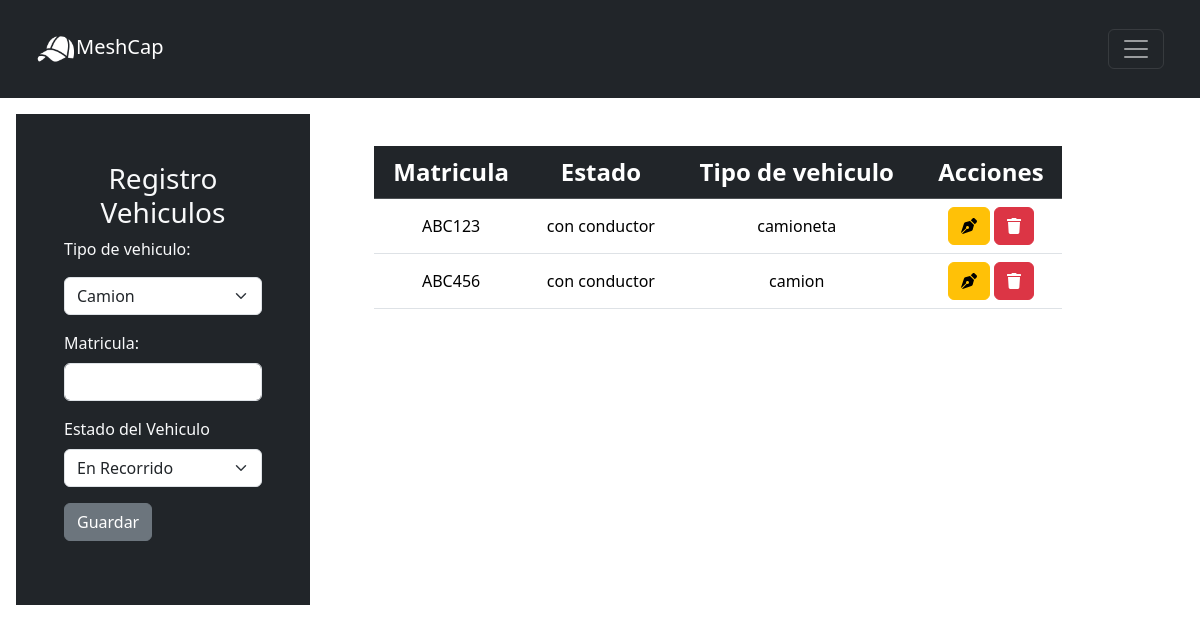
Page /src/BACKOFFICE/VISTA/crudVehiculos.php on the earlier database version.
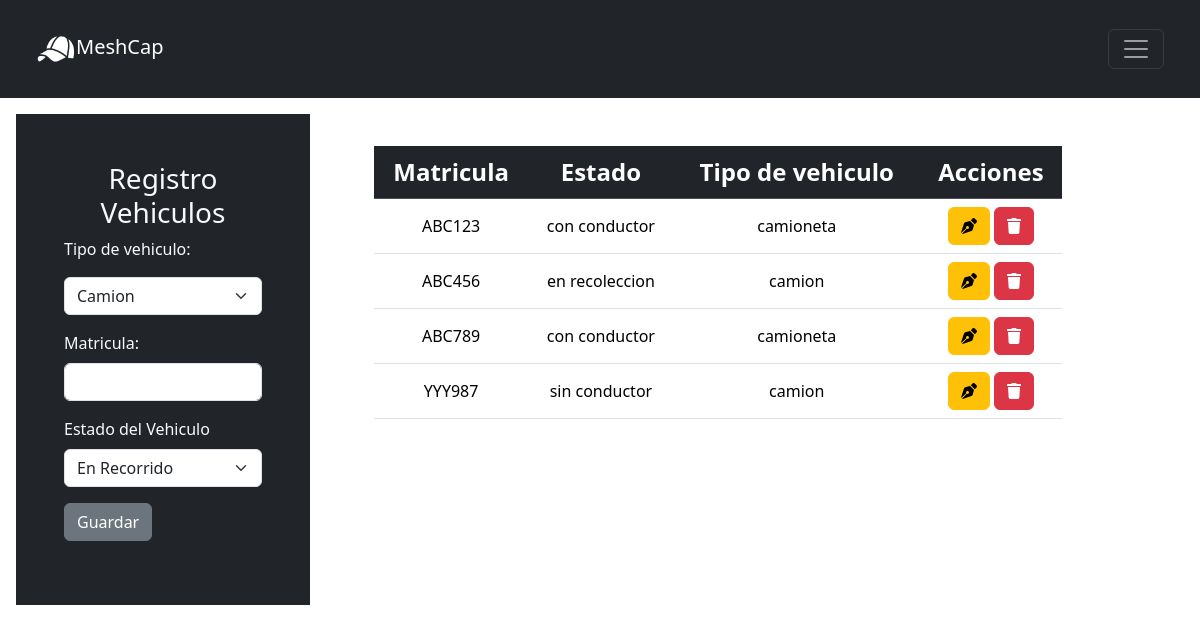
Same page on the later database version.
### tables this page shows
CREATE TABLE `vehiculo` (
  `matricula` varchar(20) NOT NULL,
  `estado` enum('en recorrido','en linea','en recoleccion','con conductor','sin conductor','fuera de servicio') DEFAULT 'sin conductor',
  `tipo` enum('camion','camioneta') NOT NULL DEFAULT 'camioneta'
);

### src/BACKOFFICE/VISTA/crudVehiculos.php (the view, shortened to what this page needs)
<?php require('../../db.php'); ?>
<!DOCTYPE html>
<html lang="en">
<head>
    <link rel="stylesheet" href ="../CSS/stylesCrudPaquetes.css">
    <link href="https://cdn.jsdelivr.net/npm/bootstrap@5.3.2/dist/css/bootstrap.min.css" rel="stylesheet">
</head>
<body>
<nav class="navbar navbar-dark bg-dark p-4 ">
    <div class="container-fluid">
      <a class="navbar-brand" href="backoffice.html" id="logo"><img src="../../IMAGES/gorraBlanca.png" height="40" alt="">MeshCap</a>
        <button class="navbar-toggler" type="button" data-bs-toggle="offcanvas" data-bs-target="#offcanvasDarkNavbar" aria-controls="offcanvasDarkNavbar" aria-label="Toggle navigation">
          <span class="navbar-toggler-icon"></span>
        </button>
  </div>
</nav>
    <div class="container-fluid row" $id="container-total">
      <form action="../CONTROLADOR/saveCruds.php" method="POST" class="col-3 p-5 m-3 bg-dark text-light">
        <div class="mb-3">
          <h3 class ="text-light text-center">Registro Vehiculos</h3>
            <label for="exampleInputEmail1" class="form-label mb-3">Tipo de vehiculo:</label>
              <select class="form-select mb-3" aria-label="Default select example" name="tipo_vehiculo" required>
                <option value="Camion">Camion</option>
              </select>
            <div class="mb-3">
              <label for="exampleInputPassword1" class="form-label">Matricula:</label>
                <input type="text" class="form-control" id="exampleInputPassword1" name="matricula" required>
            </div>
            <label for="exampleInputEmail1" class="form-label">Estado del Vehiculo</label>
              <select class="form-select mb-3" aria-label="Default select example" name="estado_vehiculo" required>
                <option value="en recorrido">En Recorrido</option>
              </select>
              <button type="submit" class="btn btn-secondary " name="guardar_vehiculo">Guardar</button>
      </form>
        </div>
    <div class="col-8 p-5 text-center">
          <div style="max-height: 600px; overflow-y: auto;">
              <table class="table col-8">
              <thead class="table-dark fs-4">
                  <tr class="align-middle">
                    <th scope="col">Matricula</th>
                    <th scope="col">Estado</th>
                    <th scope="col">Tipo de vehiculo</th>
                    <th scope="col">Acciones</th>
                  </tr>
              </thead>
              <tbody>
                    <?php
                    $query = "SELECT * FROM vehiculo";
                    $vehiculo = mysqli_query($conn,$query);
                    while($fila = mysqli_fetch_array($vehiculo)){ ?>
                            <tr class="align-middle">
                                <td><?php echo $fila['matricula']?></td>
                                <td><?php echo $fila['estado']?></td>
                                <td><?php echo $fila['tipo']?></td>
                                 <td class="align-middle">
                                 <a href="../VISTA/editVehiculos.php?matricula=<?php echo $fila['matricula']; ?>" class="btn btn-small btn-warning"><i class="fas fa-pen-nib"></i></a>
                                 <a href="../CONTROLADOR/deleteCruds.php?matricula=<?php echo $fila['matricula']; ?>" class="btn btn-small btn-danger"><i class="fas fa-trash"></i></a>
                                </td>
                            </tr>
                    <?php } ?>
                </tbody>
            </table>
          </div>
    </div>
</body>
</html>

Differences in the rows shown:
changed vehiculo "ABC456": estado "con conductor" → "en recoleccion"
added vehiculo: matricula "ABC789", estado "con conductor", tipo "camioneta"
added vehiculo: matricula "YYY987", estado "sin conductor", tipo "camion"
